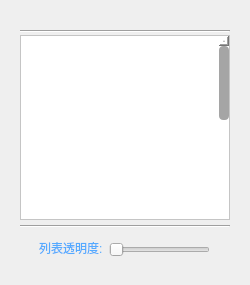
<?xml version="1.0" encoding="UTF-8"?>
<ui version="4.0">
 <class>skinbox</class>
 <widget class="QDialog" name="skinbox">
  <property name="geometry">
   <rect>
    <x>0</x>
    <y>0</y>
    <width>250</width>
    <height>285</height>
   </rect>
  </property>
  <property name="minimumSize">
   <size>
    <width>250</width>
    <height>285</height>
   </size>
  </property>
  <property name="maximumSize">
   <size>
    <width>250</width>
    <height>285</height>
   </size>
  </property>
  <property name="windowTitle">
   <string>Dialog</string>
  </property>
  <property name="styleSheet">
   <string notr="true">QAbstractScrollArea</string>
  </property>
  <widget class="QWidget" name="widget" native="true">
   <property name="geometry">
    <rect>
     <x>0</x>
     <y>0</y>
     <width>250</width>
     <height>285</height>
    </rect>
   </property>
   <property name="minimumSize">
    <size>
     <width>250</width>
     <height>285</height>
    </size>
   </property>
   <property name="maximumSize">
    <size>
     <width>250</width>
     <height>285</height>
    </size>
   </property>
   <property name="styleSheet">
    <string notr="true">border-image: url(:/image/skinbg.png);border-image: url(:/image/skinbg.png);</string>
   </property>
   <widget class="QSlider" name="horizontalSlider">
    <property name="geometry">
     <rect>
      <x>109</x>
      <y>240</y>
      <width>101</width>
      <height>20</height>
     </rect>
    </property>
    <property name="styleSheet">
     <string notr="true"/>
    </property>
    <property name="orientation">
     <enum>Qt::Horizontal</enum>
    </property>
   </widget>
   <widget class="QLabel" name="label">
    <property name="geometry">
     <rect>
      <x>39</x>
      <y>240</y>
      <width>65</width>
      <height>16</height>
     </rect>
    </property>
    <property name="styleSheet">
     <string notr="true">color: rgb(85, 170, 255);
border-image:NULL;</string>
    </property>
    <property name="text">
     <string>列表透明度:</string>
    </property>
   </widget>
   <widget class="Line" name="line_2">
    <property name="geometry">
     <rect>
      <x>20</x>
      <y>30</y>
      <width>210</width>
      <height>3</height>
     </rect>
    </property>
    <property name="styleSheet">
     <string notr="true">border-image:NUL</string>
    </property>
    <property name="orientation">
     <enum>Qt::Horizontal</enum>
    </property>
   </widget>
   <widget class="Line" name="line_3">
    <property name="geometry">
     <rect>
      <x>20</x>
      <y>225</y>
      <width>210</width>
      <height>3</height>
     </rect>
    </property>
    <property name="styleSheet">
     <string notr="true">border-image:NUL</string>
    </property>
    <property name="orientation">
     <enum>Qt::Horizontal</enum>
    </property>
   </widget>
   <widget class="QScrollArea" name="scrollArea">
    <property name="geometry">
     <rect>
      <x>20</x>
      <y>35</y>
      <width>210</width>
      <height>185</height>
     </rect>
    </property>
    <property name="styleSheet">
     <string notr="true">QWidget{background:white;border-image:NULL}
QScrollBar{background:white; width: 10px;margin: 10px 0 10px 0;}
QScrollBar::handle{background:rgb(165,165,165); border:0px solid transparent; border-radius:4px;}
QScrollBar::handle:hover{background:rgb(77,77,77); border-radius:4px;}
QScrollBar::add-line:vertical {background:gray;border-image: url(:/image/down.png); height: 10px; subcontrol-position: bottom;subcontrol-origin: margin;}
QScrollBar::sub-line:vertical {background:gray;border-image: url(:/image/top.png);height: 10px;subcontrol-position: top;subcontrol-origin: margin;}
QScrollBar::add-page:vertical, QScrollBar::sub-page:vertical {background:white;}


</string>
    </property>
    <property name="verticalScrollBarPolicy">
     <enum>Qt::ScrollBarAlwaysOn</enum>
    </property>
    <property name="widgetResizable">
     <bool>true</bool>
    </property>
    <widget class="QWidget" name="scrollAreaWidgetContents">
     <property name="geometry">
      <rect>
       <x>0</x>
       <y>-60</y>
       <width>198</width>
       <height>400</height>
      </rect>
     </property>
     <property name="minimumSize">
      <size>
       <width>100</width>
       <height>400</height>
      </size>
     </property>
    </widget>
   </widget>
  </widget>
 </widget>
 <resources/>
 <connections/>
</ui>
